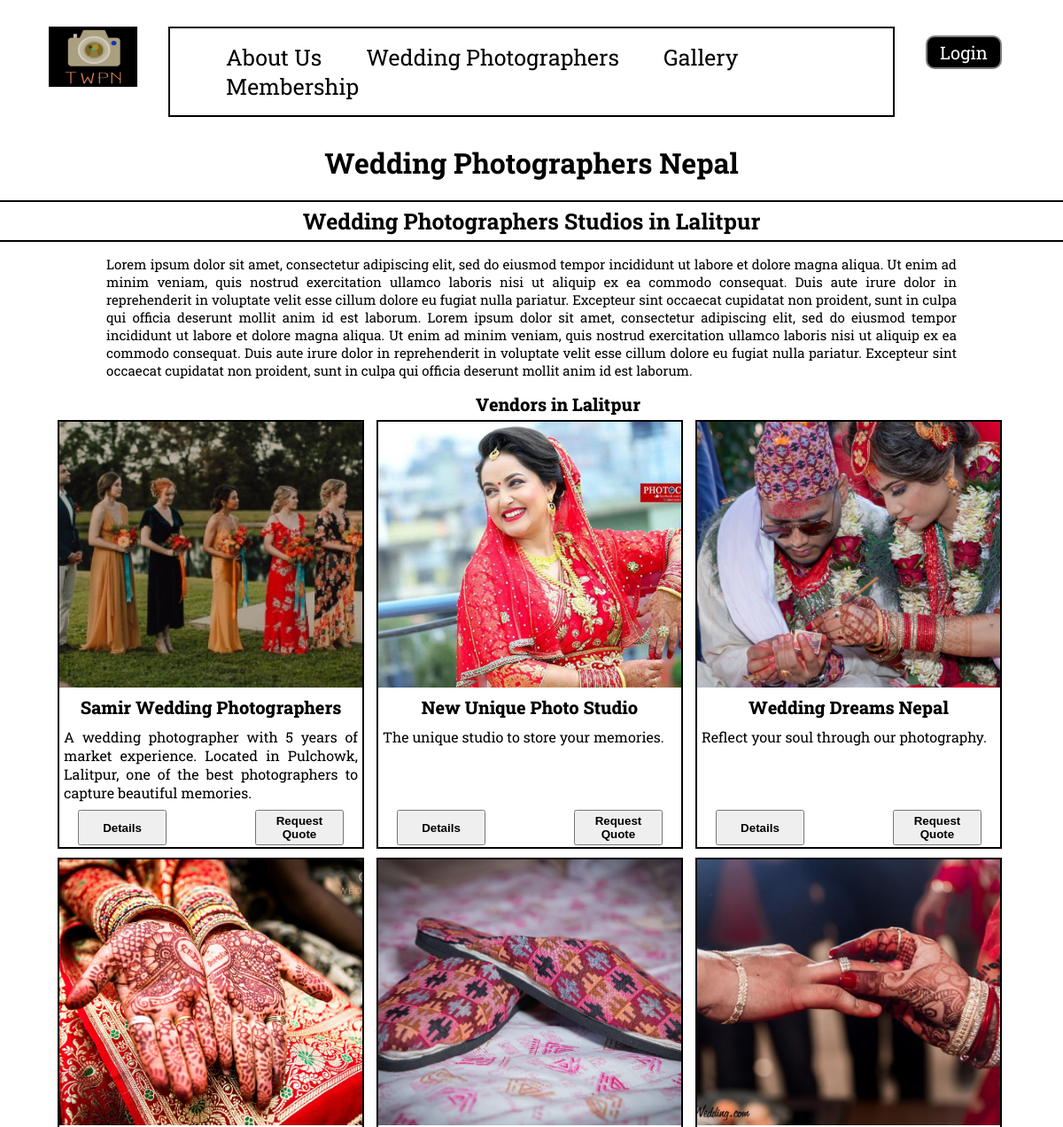
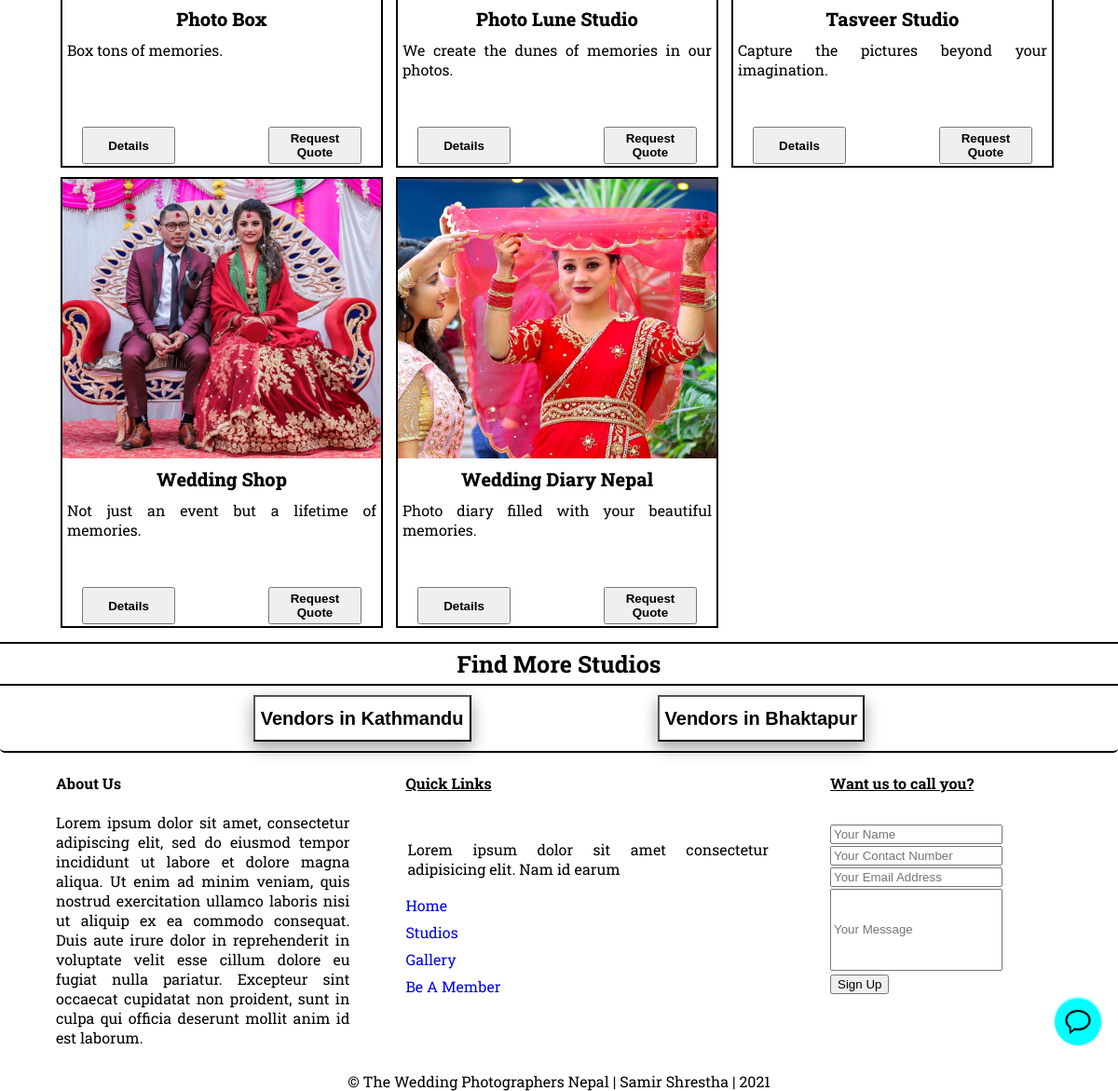
The app's page /lalitpur/ with its own data (2 pictures, top to bottom).
### twpn/models.py (models this page shows, shortened)
class Images(models.Model):
    vendor_id = models.ForeignKey(Vendor, null= True, on_delete=models.SET_NULL)
    image_id = models.AutoField(primary_key=True)
    image_descName = models.CharField(max_length=100)
    image = models.ImageField(upload_to="static/images/")

class Vendor(models.Model):
    vendor_id = models.AutoField(primary_key=True)
    vendor_name = models.CharField(max_length=100)
    vendor_address = models.CharField(max_length=100)
    vendor_district = models.CharField(max_length=15, choices=districts)
    vendor_email = models.EmailField(max_length=250)
    vendor_contact = models.BigIntegerField()
    vendor_desc = models.CharField(max_length=150)
    vendor_user = models.ForeignKey(User, on_delete=CASCADE)

### twpn/views.py (the view)
# urls.py: path('lalitpur/', views.lalitpur, name="Lalitpur"),
def lalitpur(request):
    images = Images.objects.all()
    lvendors = Vendor.objects.filter(vendor_district__exact="Lalitpur")
    return render(request, 'twpn/lalitpur.html', {'images':images, 'lvendors': lvendors})

### twpn/templates/twpn/lalitpur.html (shortened to what this page needs)
{% include "twpn/header.html" %}
    <div class="studios-lalitpur">
        <p><strong>Wedding Photographers Studios in Lalitpur</strong></p>
    </div>
    <div class="about-studios-lalitpur">
        <p>Lorem ipsum dolor sit amet, consectetur adipiscing elit, sed do eiusmod tempor incididunt
            ut labore et dolore magna aliqua. Ut enim ad minim veniam, quis nostrud exercitation ullamco
            laboris nisi ut aliquip ex ea commodo consequat. Duis aute irure dolor in reprehenderit in
            voluptate velit esse cillum dolore eu fugiat nulla pariatur. Excepteur sint occaecat cupidatat
            non proident, sunt in culpa qui officia deserunt mollit anim id est laborum.
            Lorem ipsum dolor sit amet, consectetur adipiscing elit, sed do eiusmod tempor incididunt
            ut labore et dolore magna aliqua. Ut enim ad minim veniam, quis nostrud exercitation ullamco
            laboris nisi ut aliquip ex ea commodo consequat. Duis aute irure dolor in reprehenderit in
            voluptate velit esse cillum dolore eu fugiat nulla pariatur. Excepteur sint occaecat cupidatat
            non proident, sunt in culpa qui officia deserunt mollit anim id est laborum.</p>
    </div>
    <div class="district1-card">
        <div class="district1-card-title">
            Vendors in Lalitpur
        </div>
        {% for vendor in lvendors %}
        {% for image in images %}
        {% if image.vendor_id.vendor_id == vendor.vendor_id %}
        <div class="district1-card-inner">
            <div class="district1-card-image">
                <img src="/media/{{image.image}}" alt="{{image.image_descName}}">
            </div>
            <div class="district1-card-title">
                <p>{{image.vendor_id.vendor_name}}</p>
            </div>
            <div class="district1-card-des">
                <p>{{image.vendor_id.vendor_desc}}</p>
            </div>
            <div class="district-card-buttons">
                <form method="POST" action="{% url 'studioview' %}">
                    <button>Details</button>
                </form>
                <form method="POST" action="{% url 'requestid' %}">
                    <button>Request Quote</button>
                </form>
            </div>
        </div>
        {% endif %}
        {% endfor %}
        {% endfor %}
    </div>
    <div class="more-studios">
        <p><strong>Find More Studios</strong></p>
    </div>
    <div class="more-studios-button">
        <a href="/lalitpur">
            <button>Vendors in Kathmandu</button>
        </a>
        <a href="/bhaktapur">
            <button>Vendors in Bhaktapur</button>
        </a>
    </div>
{% include "twpn/footer.html" %}

### twpn/static/twpn/styles.css (style rules this page uses)
html, body { height: 100%; font-family: 'Roboto Slab', serif; color: black; margin: 0px; padding: 0px; }
.studios-lalitpur { text-align: center; font-size: 25px; font-weight: 600; border-top: 2px solid black; border-bottom: 2px solid black; }
.studios-lalitpur p { margin: 5px; }
.about-studios-lalitpur { text-align: justify; font-size: 15px; padding-left: 10%; padding-right: 10%; margin-bottom: 25px auto; }
.district1-card { margin-left: 5%; }
.district1-card-title { text-align: center; font-size: 20px; }
.district1-card-inner { width: 30%; height:480px; display: flex; flex-wrap: wrap; display: inline-block; margin: 5px; border: 2px solid black; }
.district1-card-image img { width: 100%; height: 300px; object-fit: cover; }
.district1-card-title { text-align: center; font-size: 20px; font-weight: 800; }
.district1-card-des { text-align: justify; height: 30%; justify-content: center; align-items: center; overflow: hidden; margin: 5px; }
.district1-card-des p { margin-top: 5px; margin-bottom: 5px; }
.district1-card-title p { margin-top: 5px; margin-bottom: 5px; }
.district-card-buttons { display: flex; justify-content: center; align-items: center; border-radius: 5px; margin-top: -15%; }
.district-card-buttons button { margin-right: 50px; margin-left: 50px; height: 40px; width: 100px; font-weight: 600; }
.more-studios { text-align: center; font-size: 25px; font-weight: 600; margin-top: 10px; border-top: 2px solid black; border-bottom: 2px solid black; }
.more-studios p { margin: 5px; }
.more-studios-button { display: flex; justify-content: center; align-items: center; border-radius: 5px; margin-top: 10px; padding-bottom: 10px; border-bottom: 2px solid black; }
.more-studios-button button { margin-right: 100px; margin-left: 100px; height: 50px; font-size: 20px; font-weight: 700; background-color: white; box-shadow: 0 8px 16px 0 rgba(0,0,0,0.2), 0 6px 20px 0 rgba(0,0,0,0.19); }

### records on screen
Images: image (picture), vendor_id.vendor_name "Samir Wedding Photographers", vendor_id.vendor_desc "A wedding photographer with 5 years of market experience. Located in Pulchowk, Lalitpur, one of the best photographers to capture beautiful memories."
Images: image (picture), vendor_id.vendor_name "New Unique Photo Studio", vendor_id.vendor_desc "The unique studio to store your memories."
Images: image (picture), vendor_id.vendor_name "Wedding Dreams Nepal", vendor_id.vendor_desc "Reflect your soul through our photography."
Images: image (picture), vendor_id.vendor_name "Photo Box", vendor_id.vendor_desc "Box tons of memories."
Images: image (picture), vendor_id.vendor_name "Photo Lune Studio", vendor_id.vendor_desc "We create the dunes of memories in our photos."
Images: image (picture), vendor_id.vendor_name "Tasveer Studio", vendor_id.vendor_desc "Capture the pictures beyond your imagination."
Images: image (picture), vendor_id.vendor_name "Wedding Shop", vendor_id.vendor_desc "Not just an event but a lifetime of memories."
Images: image (picture), vendor_id.vendor_name "Wedding Diary Nepal", vendor_id.vendor_desc "Photo diary filled with your beautiful memories."
